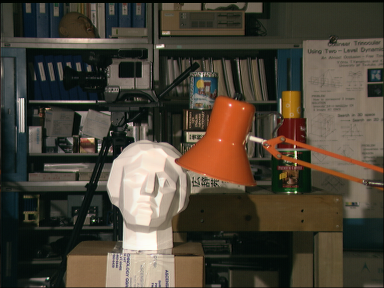
%> input picture Arjun_hw3/imR.png, 384 x 288 px
$ octave demo.m   (GNU Octave 9; MATLAB toolbox functions it lacks are replaced by stand-ins)
%> lines starting %> are read from the running program, lines starting %| are printed output that depends on the picture
### reference/stereo_modefilt/stereo.m
%-----------------------------------------------------------------
% function [dsp_f dsp] = stereo(img_R,img_L, maxs)
%
% 3D from stereo.  This function takes a stereo pair
% (that should already be registered so the only difference is in the
% 'x' dimension), and produces a 'disparity map.'  The output here is
% pixel disparity, which can be converted to actual distance from the
% cameras if information about the camera geometry is known.
%
% The output here does show which objects are closer.
% Brighter = closer
%
% EXAMPLE:
%img_R = imread('tsuR.jpg');
%img_L = imread('tsuL.jpg');
%[dsp_f dsp] = stereo(img_R,img_L,20);
%
% Inputs:
%   img_R  = right image
%   img_L  = left image
%   maxs   = maximum pixel disparity.  (depends on image pair)
%
% Outputs:
%   dsp   = pixel disparities before final filtering (0 indicates bad pixel)
%   dsp_f = final disparity map after mode filtering
%
% Algorithm:
% 1) Compute pixel disparity by comparing shifted versions of images.
% 2) Use 2D mode filter to replace low-confidence information with
%    information from high-confidence neighbors.
%
% Coded by Shawn Lankton (http://www.shawnlankton.com) Feb. 2008
%-----------------------------------------------------------------

function [fdsp dsp] = stereo(i1,i2, maxs)
  win_size  = 7; %-- size of window used when smoothing
  tolerance = 2; %-- how close R-L and L-R values need to be
  weight    = 5; %-- weight on gradients opposed to color

  %--determine pixel correspondence Right-to-Left and Left-to-Right
  [dsp1, diff1] = slide_images(i1,i2, 1, maxs, win_size, weight);
  [dsp2, diff2] = slide_images(i2,i1, -1, -maxs, win_size, weight);

  %--keep only high-confidence pixels
  dsp = winner_take_all(dsp1,diff1,dsp2,diff2,tolerance);

  %--try to eliminate bad pixesl
  fdsp = modefilt2(dsp,[win_size,win_size],2);

%%----- HELPER FUNCTIONS

%-- takes the best disparity when we're within tolerance
function pd = winner_take_all(d1,m1,d2,m2,tolerance,maxs)
  pixel_dsp = zeros(size(d1));               %-- initialize output
  idx1 = find(abs(d1-d2)<tolerance & m1<m2); %-- find where d1 is best
  idx2 = find(abs(d1-d2)<tolerance & m2<m1); %-- find where d2 is best
  pixel_dsp(idx1) = d1(idx1);                %-- fill with d1
  pixel_dsp(idx2) = d2(idx2);                %-- fill with d2
  pd = shift_image(pixel_dsp,5);             %-- shift to match i1

%-- slides images across each other to get disparity estimate
function [disparity mindiff] = slide_images(i1,i2,mins,maxs,win_size,weight)
  [dimy,dimx,c] = size(i1);
  disparity = zeros(dimy,dimx);    %-- init outputs
  mindiff = inf(dimy,dimx);

  h = ones(win_size)/win_size.^2;  %-- averaging filter

  [g1x g1y g1z] = gradient(double(i1)); %-- get gradient for each image
  [g2x g2y g2z] = gradient(double(i2));

  step = sign(maxs-mins);          %-- adjusts to reverse slide
  for(i=mins:step:maxs)
    s  = shift_image(i2,i);        %-- shift image and derivs
    sx = shift_image(g2x,i);
    sy = shift_image(g2y,i);
    sz = shift_image(g2z,i);

    %--CSAD  is Cost from Sum of Absolute Differences
    %--CGRAD is Cost from Gradient of Absolute Differences
    diffs = sum(abs(i1-s),3);       %-- get CSAD and CGRAD

    gdiffx = sum(abs(g1x-sx),3);
    gdiffy = sum(abs(g1y-sy),3);
    gdiffz = sum(abs(g1z-sz),3);
    gdiff = gdiffx+gdiffy+gdiffz;

    CSAD  = imfilter(diffs,h);
    CGRAD = imfilter(gdiff,h);
    d = CSAD+weight*CGRAD;          %-- total 'difference' score

    idx = find(d<mindiff);          %-- put corresponding disarity
    disparity(idx) = abs(i);        %   into correct place in image
    mindiff(idx) = d(idx);
  end

%-- Shift an image
function I = shift_image(I,shift)
  dimx = size(I,2);
  if(shift > 0)
    I(:,shift:dimx,:) = I(:,1:dimx-shift+1,:);
    I(:,1:shift-1,:) = 0;
  else
    if(shift<0)
      I(:,1:dimx+shift+1,:) = I(:,-shift:dimx,:);
      I(:,dimx+shift+1:dimx,:) = 0;
    end
  end


### reference/stereo_modefilt/modefilt2.m
%  f = modefilt2_mex(img,win,ignore)
%
%  Each pixel in the output gets the mode of its neighbors in the input.
%  The local neighborhood is defined by <win>. Numbers below ignore
%  are not considered when computing the modes.
%
%  Inputs:
%    > img: 2D matrix holding only positive integers
%    > win: [x_window_radius, y_window_radius] (default 5x5)
%    > ignore: minimum value of pixels to consider (0 by default to
%              consider all pixels)
%
%  Outputs:
%    > f: 2D matrix size(img) with filter result.
%
%  Note: This is a wrapper for a mex implementation (modefilt2_mex.cpp).
%        It may be necessary to compile this on your machine.  Simply run:
%        >>mex modefilt2_mex.cpp
%
%  Coded by: Shawn Lankton, April 2008, (www.shawnlankton.com)
%----------------------------------------------------------------------------

function f = modefilt2(img,win,ignore)

  %-- check input
  if(~exist('ignore')) ignore = 0; end
  if(~exist('win')) win = [5 5]; end
  if(~isfloat(img)) img = double(img); end

  %-- this could be removed if you are sure you're
  %   passing whole, positive numbers
  img = abs(round(img));

  f = modefilt2_mex(img,win,ignore);


### reference/stereo_modefilt/demo.m

%% Run this to demo stereo disparity extraction

% [4 lines of commented-out code are left out]
i1 = imread('C:\Users\arjun\Documents\vt_stuff\CV Lynn Abott\project\stereo-pairs\medeival\imR.png');
%> i1 is the input picture: size 288x384x3 uint8; mean R, G, B 75.3, 67.9, 55.4
i2 = imread('C:\Users\arjun\Documents\vt_stuff\CV Lynn Abott\project\stereo-pairs\medeival\imL.png');
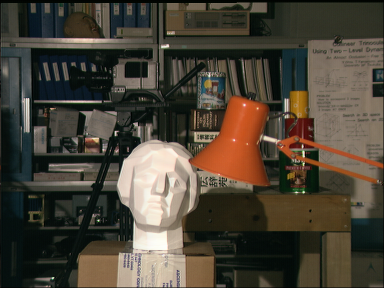
%> input picture Arjun_hw3/imL.png, 384 x 288 px
%> i2 is the input picture: size 288x384x3 uint8; mean R, G, B 74.7, 67.6, 55.3

maxs = 23; %maximum disparity between the two images

%-- here's the main call
[d p] = stereo(i1,i2, maxs);
%> in slide_images, `[g2x g2y g2z] = gradient(double(i2));`:
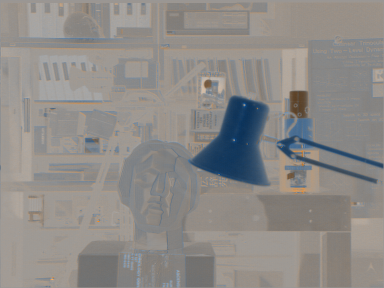
%> g2z: size 288x384x3 double; mean R, G, B -7.1, -9.7, -12.3; drawn with min black and max white
%> after the loop in slide_images, `for(i=mins:step:maxs)`:
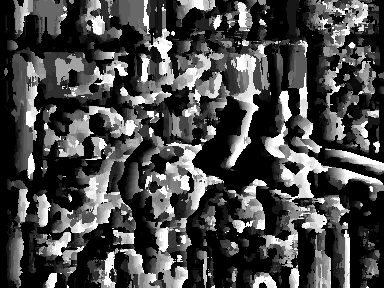
%> disparity: size 288x384 double; min 1, max 23, mean 7.3; drawn with min black and max white
%> call 2 of slide_images, with mins = -1, maxs = -23, win_size = 7, weight = 5
%> after the loop in slide_images (call 2), `for(i=mins:step:maxs)`:
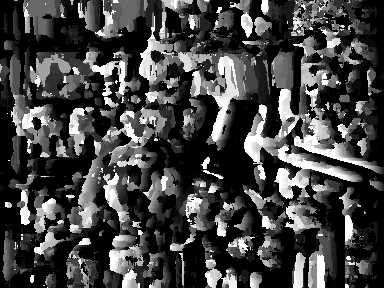
%> disparity: size 288x384 double; min 1, max 23, mean 6.9; drawn with min black and max white
%> after the loop in slide_images (call 2), `for(i=mins:step:maxs)`:
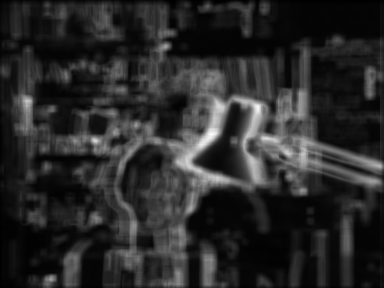
%> mindiff: size 288x384 double; min 9.34, max 1667.6, mean 282.9; drawn with min black and max white
%> in winner_take_all, `idx1 = find(abs(d1-d2)<tolerance & m1<m2);`: idx1 = 18734 values from 140 to 110592
%> in winner_take_all, `idx2 = find(abs(d1-d2)<tolerance & m2<m1);`: idx2 = 20418 values from 1 to 110488
%> in winner_take_all, `pixel_dsp(idx2) = d2(idx2);`:
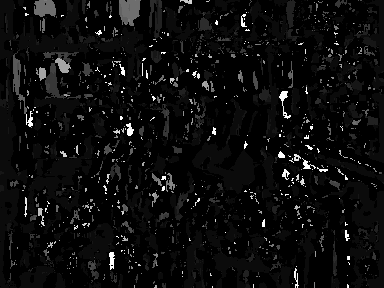
%> pixel_dsp: size 288x384 double; min 0, max 23, mean 1.2; drawn with min black and max white
%> in winner_take_all, `pd = shift_image(pixel_dsp,5);`:
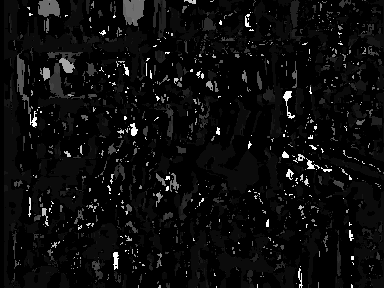
%> pd: size 288x384 double; min 0, max 23, mean 1.2; mean of the top-left, top-right, bottom-left and bottom-right quarters 1.6, 1, 1.1, 1; drawn with min black and max white
%> the run ends on the next line
